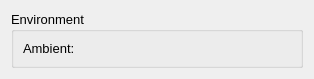
<?xml version="1.0" encoding="UTF-8"?>
<ui version="4.0">
 <class>LightDialog</class>
 <widget class="QWidget" name="LightDialog">
  <property name="geometry">
   <rect>
    <x>0</x>
    <y>0</y>
    <width>314</width>
    <height>67</height>
   </rect>
  </property>
  <property name="windowTitle">
   <string>Light</string>
  </property>
  <layout class="QVBoxLayout" name="verticalLayout">
   <item>
    <widget class="QGroupBox" name="env">
     <property name="font">
      <font>
       <family>Tahoma</family>
       <pointsize>10</pointsize>
      </font>
     </property>
     <property name="title">
      <string>Environment</string>
     </property>
     <layout class="QFormLayout" name="formLayout">
      <property name="horizontalSpacing">
       <number>6</number>
      </property>
      <property name="verticalSpacing">
       <number>0</number>
      </property>
      <property name="leftMargin">
       <number>9</number>
      </property>
      <property name="topMargin">
       <number>9</number>
      </property>
      <property name="rightMargin">
       <number>9</number>
      </property>
      <property name="bottomMargin">
       <number>9</number>
      </property>
      <item row="0" column="0">
       <widget class="QLabel" name="label">
        <property name="font">
         <font>
          <family>Tahoma</family>
          <pointsize>10</pointsize>
         </font>
        </property>
        <property name="text">
         <string>Ambient:</string>
        </property>
       </widget>
      </item>
      <item row="0" column="1">
       <widget class="ColorField" name="ambient" native="true"/>
      </item>
     </layout>
    </widget>
   </item>
  </layout>
 </widget>
 <customwidgets>
  <customwidget>
   <class>ColorField</class>
   <extends>QWidget</extends>
   <header>widgets/controls/colorfield.h</header>
   <container>1</container>
  </customwidget>
 </customwidgets>
 <resources/>
 <connections/>
</ui>
